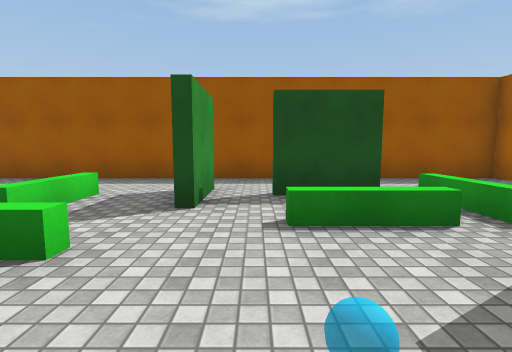
view 1 (above)

16 first-person views from a walk through a 3-D level made in the Unity game engine. The camera is 1.4 m above the floor, tilts 6° down and sees 85° across. The floor is counted in squares, 1.8 m on a side. Each view is taken from the middle of a square. On the plan, view 1 faces up. The plan holds only what a view shows up to about 10 squares ahead; the rest is blank. The place goes on beyond the plan. The player is left out. Surface patterns are stand-ins for the level's own textures.

view 2
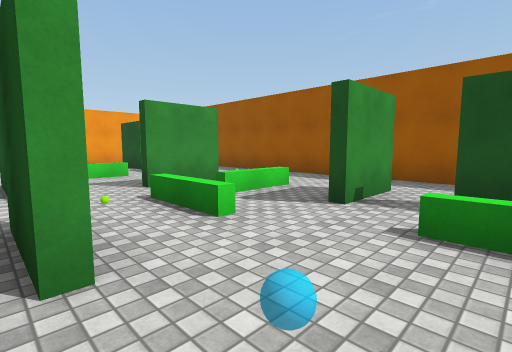

view 3
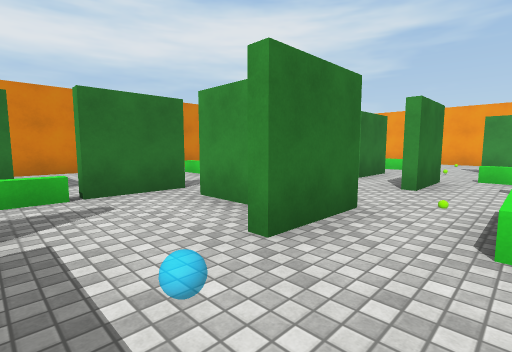

view 4
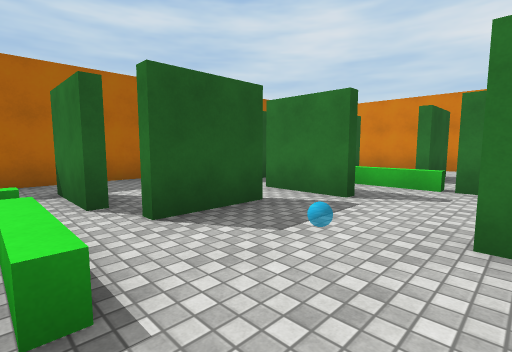

view 5
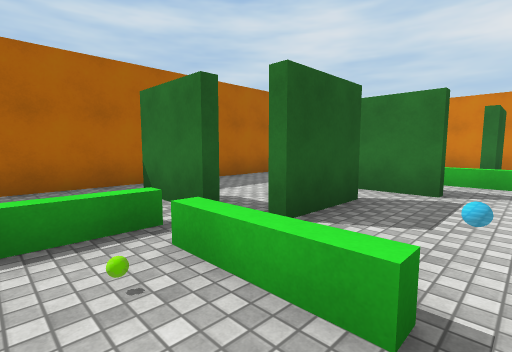

view 6
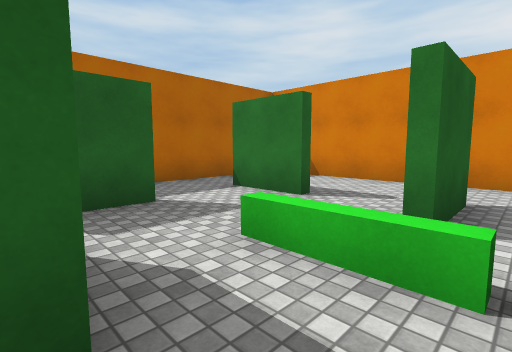

view 7
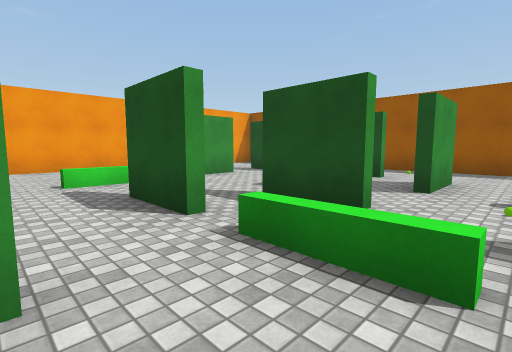

view 8
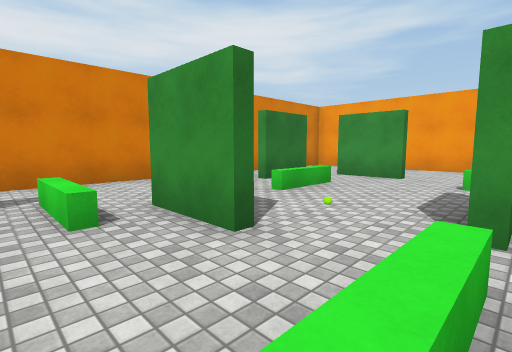

view 9
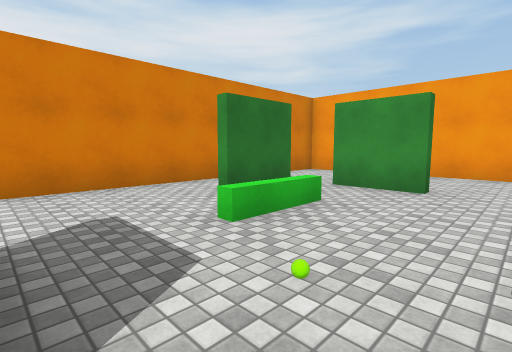

view 10
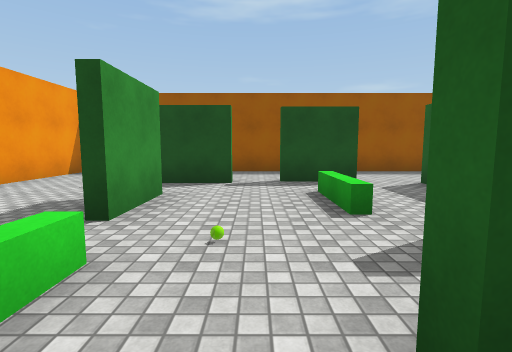

view 11
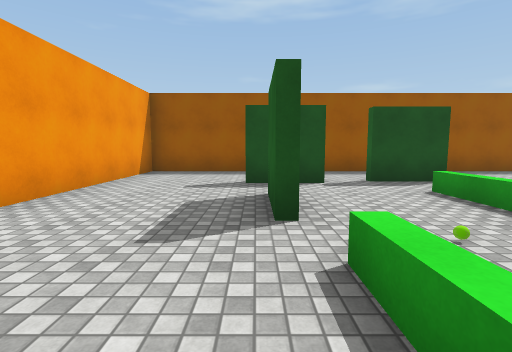

view 12
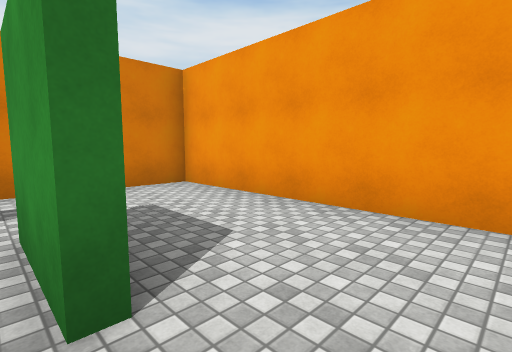

view 13
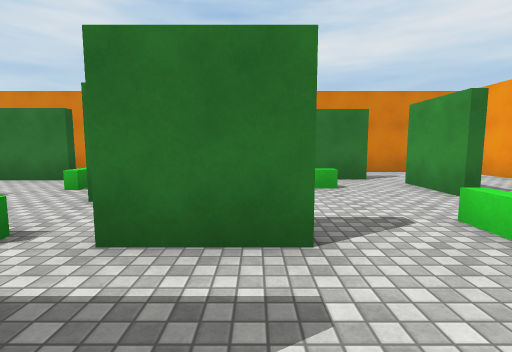

view 14
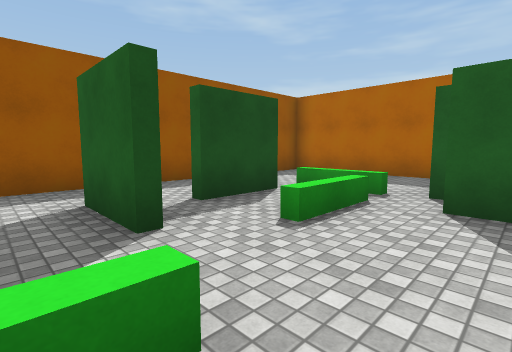

view 15
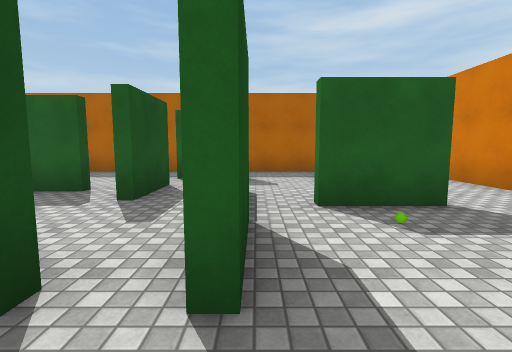

view 16
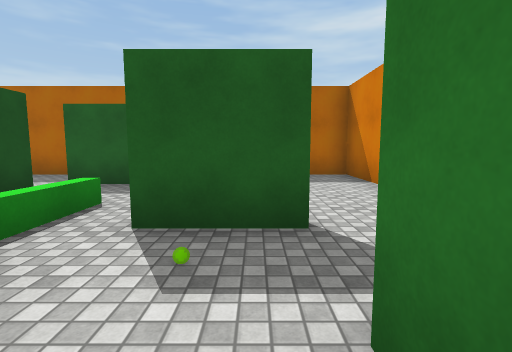

### Floor plan
Key: @ floor where view 1 was taken; # wall or solid block; x gap in a wall; . floor; = window, fence, low wall or low ledge; ^ raised ledge; O other object.
Columns run from 14 left of view 1 to 6 right of it. Each row starts with its distance up from view 1.
  7 #####################
  6 #...................#
  5 #............#.##...#
  4 #...##.##.#^.#.##^..#
  3 #.........#^...^O...#
  2 #...#..^...^^....##.#
  1 #...#......O....#...#
  0 #.....O.##..##@.x...#
 -1 #....^.##.^.#...#...#
 -2 #.................#.#
 -3 #.......O#...##^....#
 -4 #...#.^^.#=....#....#
 -5 #...x.....^...O#.##.#
 -6 #...###.....##......#
 -7 #...................#
 -8 #####################

Where each view was taken, in squares from view 1:
view 1: 0 up, 0 right, facing up
view 2: 0 up, 1 right, facing up-left
view 3: 2 up, 1 right, facing down-left
view 4: 3 up, 1 left, facing down-right
view 5: 4 up, 0 right, facing down-right
view 6: 1 down, 0 right, facing down-right
view 7: 3 down, 3 left, facing up-left
view 8: 1 down, 3 left, facing down-left
view 9: 2 down, 5 left, facing down-left
view 10: 2 down, 8 left, facing up
view 11: 2 down, 10 left, facing up
view 12: 2 down, 10 left, facing down-left
view 13: 1 up, 7 left, facing down
view 14: 1 up, 2 left, facing up-right
view 15: 3 down, 3 left, facing right
view 16: 5 down, 2 left, facing right
